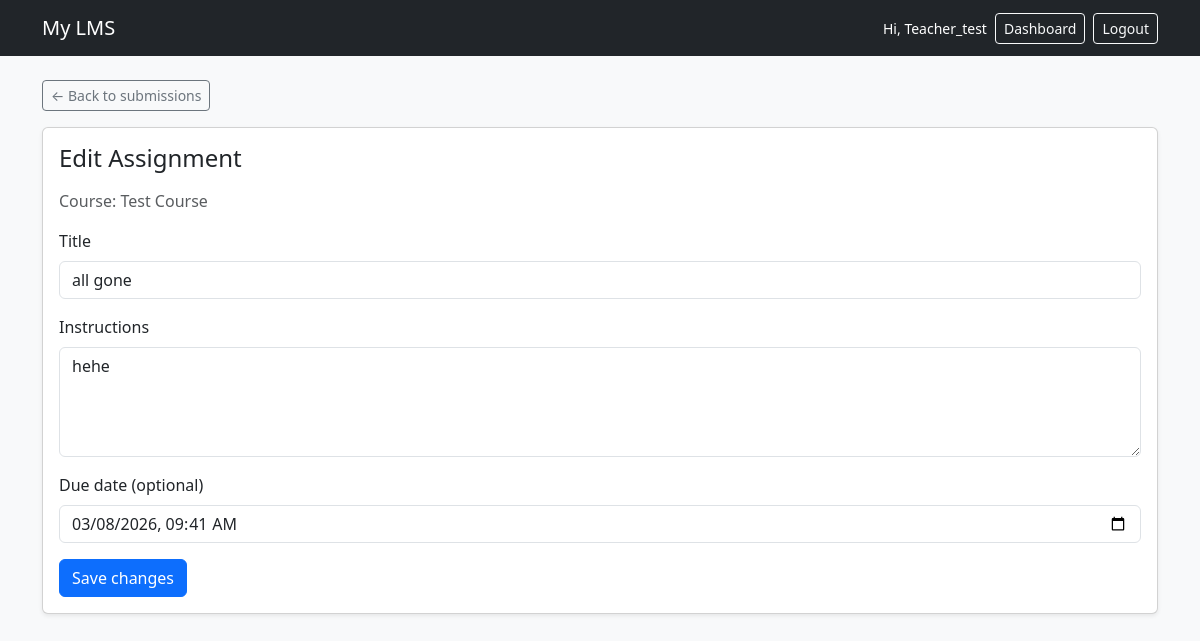
Page /courses/course/4/assignments/29/edit/ (signed in) on the committed database.
### courses/models.py (models this page shows, shortened)
class Course(models.Model):
    teacher = models.ForeignKey(
        settings.AUTH_USER_MODEL,
        on_delete=models.CASCADE,
        related_name="courses_taught",
    )
    title = models.CharField(max_length=200)
    description = models.TextField(blank=True)
    created_at = models.DateTimeField(auto_now_add=True)

class Assignment(models.Model):
    course = models.ForeignKey(Course, on_delete=models.CASCADE, related_name="assignments")
    title = models.CharField(max_length=200)
    instructions = models.TextField(blank=True)
    due_date = models.DateTimeField(null=True, blank=True)
    created_at = models.DateTimeField(auto_now_add=True)
    reminder_24h_sent = models.BooleanField(default=False)
    reminder_2h_sent = models.BooleanField(default=False)
    closed_notification_sent = models.BooleanField(default=False)
    class Meta:
        ordering = ["-created_at"]

### courses/views.py (the view, shortened to what this page needs)
# urls.py: path("course/<int:course_id>/assignments/<int:assignment_id>/edit/", views.assignment_edit, name="assignment_edit"),
@login_required
def assignment_edit(request, course_id, assignment_id):
    course = get_object_or_404(Course, id=course_id)
    assignment = get_object_or_404(Assignment, id=assignment_id, course=course)
    if request.user != course.teacher:
        return HttpResponseForbidden("Only the course teacher can edit assignments.")
    return render(request, "courses/assignment_edit.html", {
        "course": course,
        "assignment": assignment,
    })

### courses/templates/courses/assignment_edit.html (shortened to what this page needs)
{% extends "base.html" %}
{% block content %}
<div class="mb-3">
  <a class="btn btn-sm btn-outline-secondary" href="{% url 'courses:submissions_page' course.id %}">
    ← Back to submissions
  </a>
</div>
<div class="card shadow-sm">
  <div class="card-body">
    <h2 class="h4 mb-3">Edit Assignment</h2>
    <p class="text-muted mb-3">Course: {{ course.title }}</p>
    <form method="post">
      <div class="mb-3">
        <label class="form-label">Title</label>
        <input type="text"
               name="title"
               class="form-control"
               value="{{ assignment.title }}"
               required>
      </div>
      <div class="mb-3">
        <label class="form-label">Instructions</label>
        <textarea name="instructions"
                  class="form-control"
                  rows="4">{{ assignment.instructions }}</textarea>
      </div>
      <div class="mb-3">
        <label class="form-label">Due date (optional)</label>
        <input type="datetime-local"
               name="due_date"
               class="form-control"
               value="{% if assignment.due_date %}{{ assignment.due_date|date:'Y-m-d\\TH:i' }}{% endif %}">
      </div>
      <button class="btn btn-primary">Save changes</button>
    </form>
  </div>
</div>
{% endblock %}

### templates/base.html (shortened to what this page needs)
<!doctype html>
<html lang="en">
<head>
  <link href="https://cdn.jsdelivr.net/npm/bootstrap@5.3.3/dist/css/bootstrap.min.css" rel="stylesheet">
</head>
<body class="bg-light">
<nav class="navbar navbar-expand-lg navbar-dark bg-dark">
  <div class="container">
    <a class="navbar-brand" href="{% url 'courses:list' %}">My LMS</a>
    <div class="d-flex align-items-center gap-2">
      {% if user.is_authenticated %}
        <span class="text-white small">Hi, {{ user.username }}</span>
        <a class="btn btn-sm btn-outline-light" href="{% url 'dashboard' %}">
          Dashboard
        </a>
        <form method="post" action="{% url 'logout' %}" class="mb-0">
          <button type="submit" class="btn btn-sm btn-outline-light">Logout</button>
        </form>
      {% else %}
        <a class="btn btn-sm btn-outline-light" href="{% url 'login' %}">Login</a>
        <a class="btn btn-sm btn-warning" href="{% url 'signup' %}">Sign up</a>
      {% endif %}
    </div>
  </div>
</nav>
<main class="container py-4">
  {% block content %}{% endblock %}
</main>
</body>
</html>

### rows in the picture
Course: title "Test Course"
Assignment: title "all gone", instructions "hehe", due_date "03/08/2026 09:41"

### other values in the picture
{{ user.username }} "Teacher_test"
